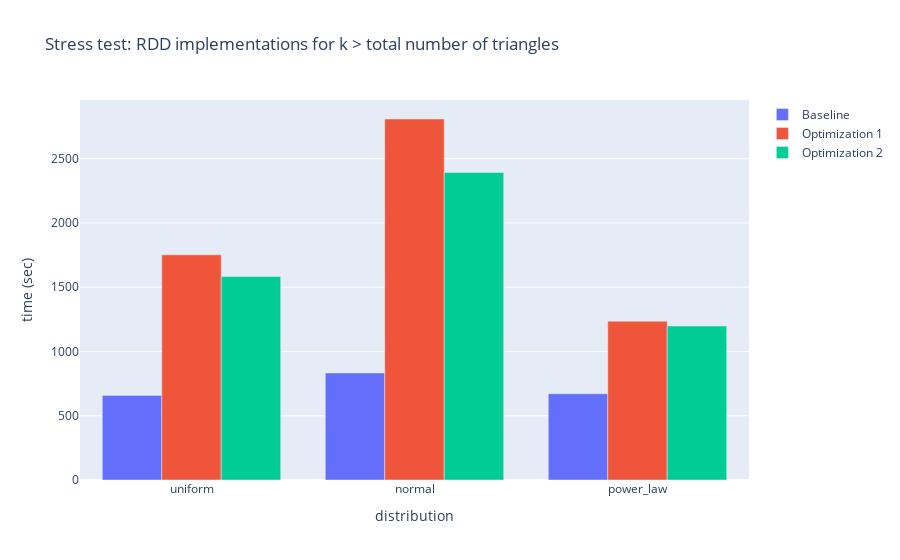

Here is the notebook cell this chart was saved with:
### Code cell
# Compare baseline implementations for k> total triangles
# for Normal distribution

fig = go.Figure()


## Add Bars

# 1. graphframe_bs
fig.add_trace(go.Bar(
    x = experiments_k_large_df.loc[experiments_k_large_df["algorithm"]=="rdd_bs", "distribution"].values,
    y = experiments_k_large_df.loc[experiments_k_large_df["algorithm"]=="rdd_bs", "time (sec)"].values,
    name="Baseline"
))


# 2. graphframe_fast
fig.add_trace(go.Bar(
    x = experiments_k_large_df.loc[experiments_k_large_df["algorithm"]=="rdd_fast", "distribution"].values,
    y = experiments_k_large_df.loc[experiments_k_large_df["algorithm"]=="rdd_fast", "time (sec)"].values,
    name="Optimization 1"
))


# 3. graphframe_fast_bv
fig.add_trace(go.Bar(
    x = experiments_k_large_df.loc[experiments_k_large_df["algorithm"]=="rdd_fast_bv", "distribution"].values,
    y = experiments_k_large_df.loc[experiments_k_large_df["algorithm"]=="rdd_fast_bv", "time (sec)"].values,
    name="Optimization 2"
))


fig.update_layout(
    title=f"Stress test: RDD implementations for k > total number of triangles",
    xaxis_title="distribution",
    yaxis_title="time (sec)",
)

fig.show()

### Figure 1 — Plotly figure (JSON) as saved in the notebook; plotly's stock layout.template omitted (floating-point values rounded to 4 significant figures)
{"data": [{"name": "Baseline", "type": "bar", "x": ["uniform", "normal", "power_law"], "y": [658.4, 832.8, 671.2]}, {"name": "Optimization 1", "type": "bar", "x": ["normal", "uniform", "power_law"], "y": [2809.0, 1752.0, 1236.0]}, {"name": "Optimization 2", "type": "bar", "x": ["normal", "uniform", "power_law"], "y": [2393.0, 1583.0, 1198.0]}], "layout": {"title": {"text": "Stress test: RDD implementations for k > total number of triangles"}, "xaxis": {"title": {"text": "distribution"}}, "yaxis": {"title": {"text": "time (sec)"}}}}
